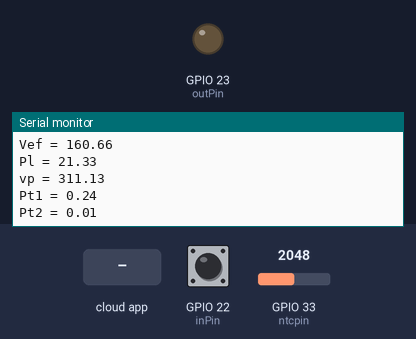
Bench run of a sketch on a simulated ESP32. Shown: output pins drawn as LEDs (lit = HIGH), the last lines printed to the serial monitor. The test bench sets the inputs (shaded band); at power-on: GPIO 22 (inPin) HIGH, GPIO 33 (ntcpin) = 2048.

Above: at 5.2 s.
5.3 s: the phone or cloud app sets onoff to dimmer
At 6.9 s:
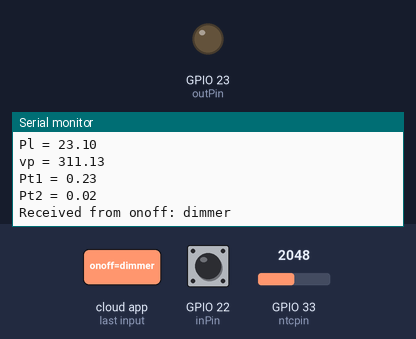
7.2 s: the phone or cloud app sets dimmer to dimmer
9.0 s: the phone or cloud app sets settemp to dimmer
At 9.47 s:
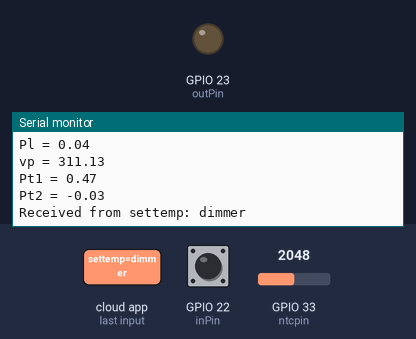
10.8 s: the phone or cloud app sets onoff to onoff
At 11.38 s:
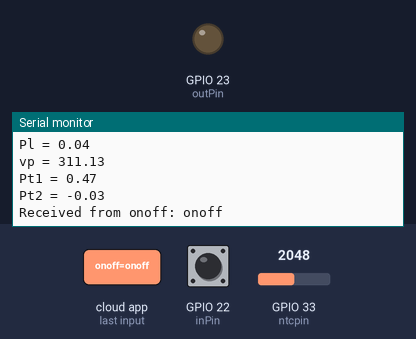
12.6 s: the phone or cloud app sets dimmer to onoff
At 13.4 s:
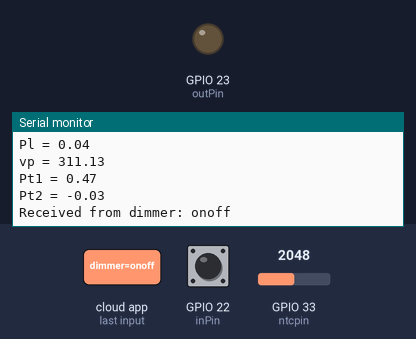
14.4 s: the phone or cloud app sets settemp to onoff
At 15.4 s:
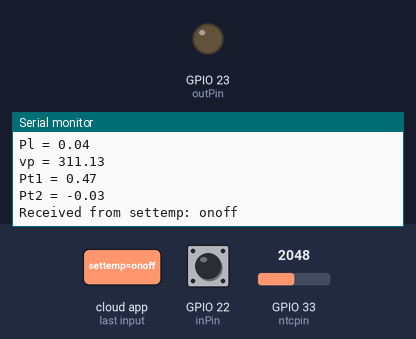
Timing chart, 0 to 17.2 s (numbered marks = the images above; inputs shaded):
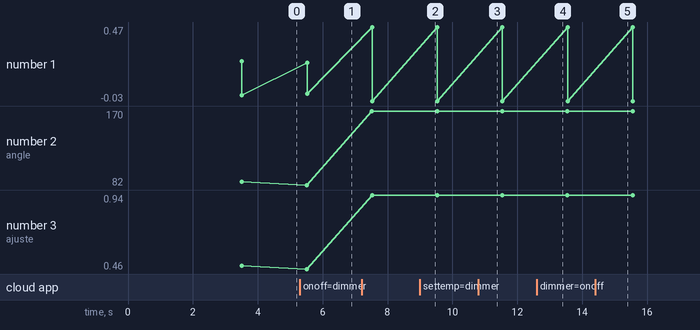

Measured:
- after the input at 5.3 s, the serial monitor: prints a new line after 0.41 s (image 1)
- after the input at 9.0 s, the serial monitor: prints a new line after 0.31 s (image 2)
- after the input at 10.8 s, the serial monitor: prints a new line after 0.31 s (image 3)
- after the input at 12.6 s, the serial monitor: prints a new line after 0.31 s (image 4)
- after the input at 14.4 s, the serial monitor: prints a new line after 0.31 s (image 5)

The sketch:

adafruitOIFEEDS.ino
```cpp
#include "config.h"
#include <math.h>

#define inPin 22
#define outPin 23
#define ntcpin 33

int but = 1;
int pot = 0;
float temp = 0.0;
float targettemp = 33.0;

double npi = 3.14159265358979323846;
int res = 1210;
float vm = 0.0;
float vefc = 0.0;
float pl = 0.0;

float atraso = 400;
float angle = 90.0;
float ajuste = 0.0;
volatile int trigtime = 0;

portMUX_TYPE mux = portMUX_INITIALIZER_UNLOCKED;

extern void mode(void *parameter);
extern void controlarTemperatura();
extern void lerTemperatura();

extern void handleMessage(AdafruitIO_Data *data);
extern void condad();
extern void ioloop(void *parameter);
extern void sendtemp(void *parameter);
extern void senddata(void *parameter);

extern void serialmonitor(void *parameter);

void IntzeroCrossing();

TaskHandle_t Mode;
TaskHandle_t IOloop;
TaskHandle_t sendTemp;
TaskHandle_t sendData;
TaskHandle_t serialMonitor;

AdafruitIO_Feed *butfeed = io.feed("onoff");
AdafruitIO_Feed *potfeed = io.feed("dimmer");
AdafruitIO_Feed *tempfeed = io.feed("temperature");
AdafruitIO_Feed *targettempfeed = io.feed("settemp");
AdafruitIO_Feed *vefcfeed = io.feed("tefc");
AdafruitIO_Feed *plfeed = io.feed("pcarg");
AdafruitIO_Feed *anglefeed = io.feed("angle");


void setup() {

  pinMode(ntcpin, INPUT);
  pinMode(inPin, INPUT_PULLUP);
  pinMode(outPin, OUTPUT);
  attachInterrupt(digitalPinToInterrupt(inPin), IntzeroCrossing, FALLING);

  Serial.begin(115200);

  condad();

  xTaskCreatePinnedToCore(mode, "Mode", 10000, NULL, 2, &Mode, 0);
  delay(500);
  xTaskCreatePinnedToCore(ioloop, "IOloop", 10000, NULL, 3, &IOloop, 0);
  delay(500);
  xTaskCreatePinnedToCore(sendtemp, "sendTemp", 10000, NULL, 1, &sendTemp, 0);
  delay(500);
  xTaskCreatePinnedToCore(senddata, "sendData", 10000, NULL, 1, &sendData, 0);
  delay(500);
  xTaskCreatePinnedToCore(serialmonitor, "serialMonitor", 10000, NULL, 1, &serialMonitor, 0);
  delay(500);
}

void loop() {}

void IRAM_ATTR IntzeroCrossing() {
  portENTER_CRITICAL_ISR(&mux);
  delayMicroseconds(trigtime);
  digitalWrite(outPin, HIGH);
  delayMicroseconds(50);
  digitalWrite(outPin, LOW);
  portEXIT_CRITICAL_ISR(&mux);
}
```

Adafruit.ino
```cpp
extern int but, pot;
extern float angle, ajuste, atraso, temp, targettemp, vm, vefc, pl;

void handleMessage(AdafruitIO_Data *data);
void condad();
void ioloop(void *parameter);
void sendtemp(void *parameter);
void senddata(void *parameter);

void sendtemp(void *parameter){
  Serial.println("Envio de temperatura iniciado.");
    while (1) {

    tempfeed->save(temp);

    vTaskDelay(pdMS_TO_TICKS(30000));
  }
}

void senddata(void *parameter){
  Serial.println("Envio de data iniciado.");
    while (1) {

    anglefeed->save(angle);
    vefcfeed->save(vefc);
    plfeed->save(pl);

    vTaskDelay(pdMS_TO_TICKS(15000));
  }
}

void ioloop(void *parameter){
  Serial.println("Monitor de controles iniciado.");
  while (1) {
    io.run();
    vTaskDelay(pdMS_TO_TICKS(500));
  }

}

void condad(){

      while (!Serial);

    Serial.print("Connecting to Adafruit IO");

    io.connect();

    butfeed->onMessage(handleMessage);
    potfeed->onMessage(handleMessage);
    targettempfeed->onMessage(handleMessage);

    while (io.status() < AIO_CONNECTED) {
      Serial.print(".");
      delay(500);

    }


}

void handleMessage(AdafruitIO_Data *data) {
  String feedName = data->feedName();
  String value = data->value();

  if (feedName == "dimmer") {
    int receivedPotValue = value.toInt();
    pot = receivedPotValue;
  } else if (feedName == "onoff") {
    but = value.toInt();
  } else if (feedName == "settemp") {
    targettemp = value.toFloat();
  }

  Serial.print("Received from ");
  Serial.print(feedName);
  Serial.print(": ");
  Serial.println(value);
}
```

Modos.ino
```cpp
double
  Raux = 10000.0,
  Rd0 = 10000.0,
  T_0 = 298.15,
  Vadc = 0.0,
  Rntc = 0.0,
  T_1 = 273.15,
  T_2 = 373.15,
  RT1 = 35563.0,
  RT2 = 549.4,
  beta = 0.0,
  Rinf = 0.0,
  tempK = 0.0;

extern int but, pot, res;
extern float angle, ajuste, atraso, temp, targettemp, vefc, pl;
extern double npi;
extern volatile int trigtime;
float vp, pt1, pt2;

void mode(void *parameter);
void controlarTemperatura();
void lerTemperatura();
void calcs();

void mode(void *parameter) {
  Serial.print("Modo iniciado: ");
  if (but == 1)
    Serial.println("automatico.");
  else
    Serial.println("manual.");

  beta = (log(RT1 / RT2)) / ((1 / T_1) - (1 / T_2));
  Rinf = Rd0 * exp(-beta / T_0);

  while (1) {
    calcs();
    if (but == 1) {
      lerTemperatura();
      controlarTemperatura();
    } else {
      lerTemperatura();
      angle = map(pot, 0, 100, 170, 10);
      ajuste = angle / 180;
      portENTER_CRITICAL_ISR(&mux);
      trigtime = (8333.33 * ajuste) + atraso;
      portEXIT_CRITICAL_ISR(&mux);
    }
    vTaskDelay(pdMS_TO_TICKS(500));
  }
}

void controlarTemperatura() {

  if (temp < targettemp) {
    angle = angle - 1;
  } else if (temp > targettemp) {
    angle = angle + 1;
  }
  if (angle > 170.00) {
    angle = 170.00;
  }
  if (angle < 10.00) {
    angle = 10.00;
  }

  ajuste = angle / 180;
  portENTER_CRITICAL_ISR(&mux);
  trigtime = (8333.33 * ajuste) + atraso;
  portEXIT_CRITICAL_ISR(&mux);
}

void lerTemperatura() {
  float ntcRead = analogRead(ntcpin);
  Vadc = (3.3 * ntcRead) / 4096;

  Rntc = (Raux * Vadc / (3.3 - Vadc));
  tempK = (beta / log(Rntc / Rinf));
  temp = tempK - 273.15;
}

void calcs(){
  float rad = angle*(npi/180);
  vp = 220*sqrt(2);
  pt1 = (rad/(2*npi));
  pt2 = sin(2*rad)/(4*npi);

  vefc = vp*sqrt(0.5-pt1+pt2);
  pl = (pow(vefc,2))/res;
}
```

Monitoramento.ino
```cpp
extern int but, pot;
extern float angle, ajuste, atraso, temp, targettemp, vm, vefc, pl, vp, pt1, pt2;

void serialmonitor(void *parameter);

void serialmonitor(void *parameter){
  Serial.println("Monitoramento iniciado.");
    while (1) {

    Serial.print("but = ");
    Serial.println(but);
    Serial.print("pot = ");
    Serial.println(pot);
    Serial.print("angle = ");
    Serial.println(angle);
    Serial.print("ajuste = ");
    Serial.println(ajuste);
    Serial.print("atraso = ");
    Serial.println(atraso);
    Serial.print("temp = ");
    Serial.println(temp);
    Serial.print("target = ");
    Serial.println(targettemp);
    Serial.print("Vef = ");
    Serial.println(vefc);
    Serial.print("Pl = ");
    Serial.println(pl);
    Serial.print("vp = ");
    Serial.println(vp);
    Serial.print("Pt1 = ");
    Serial.println(pt1);
    Serial.print("Pt2 = ");
    Serial.println(pt2);


    vTaskDelay(pdMS_TO_TICKS(2000));
  }
}
```

config.h
```cpp
/************************ Adafruit IO Config *******************************/

#define IO_USERNAME "your user name"
#define IO_KEY "your key"

/******************************* WIFI **************************************/

#define WIFI_SSID "your SSID"
#define WIFI_PASS "your password"

#include "AdafruitIO_WiFi.h"

#if defined(USE_AIRLIFT) || defined(ADAFRUIT_METRO_M4_AIRLIFT_LITE) ||         \
    defined(ADAFRUIT_PYPORTAL)
// Configure the pins used for the ESP32 connection
#if !defined(SPIWIFI_SS) // if the wifi definition isnt in the board variant
// Don't change the names of these #define's! they match the variant ones
#define SPIWIFI SPI
#define SPIWIFI_SS 10 // Chip select pin
#define NINA_ACK 9    // a.k.a BUSY or READY pin
#define NINA_RESETN 6 // Reset pin
#define NINA_GPIO0 -1 // Not connected
#endif
AdafruitIO_WiFi io(IO_USERNAME, IO_KEY, WIFI_SSID, WIFI_PASS, SPIWIFI_SS,
                   NINA_ACK, NINA_RESETN, NINA_GPIO0, &SPIWIFI);
#else
AdafruitIO_WiFi io(IO_USERNAME, IO_KEY, WIFI_SSID, WIFI_PASS);
#endif
```
